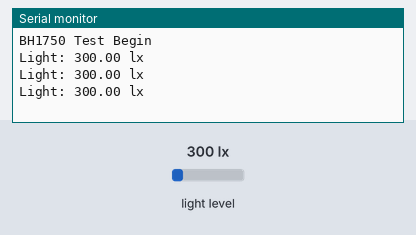
A sketch run on a simulated Arduino Uno, built with avr-gcc and run on an emulated ATmega328P. On the bench: the last lines printed to the serial monitor. Inputs (shaded band) come from the test bench; at power-on: light level 300 lx.

Above: at 1.3 s.
1.4 s: light level set to 40 lx
At 1.9 s:
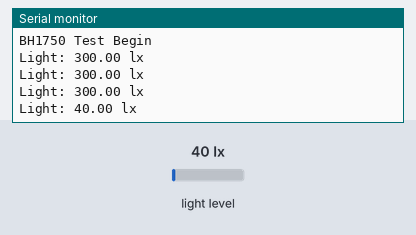
2.9 s: light level set to 500 lx
At 3.4 s:
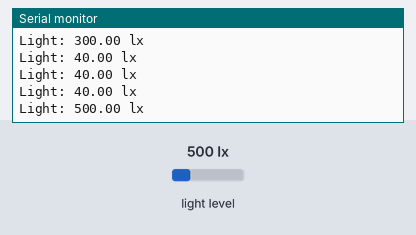
Timing chart, 0 to 5.9 s (numbered marks = the images above; inputs shaded):
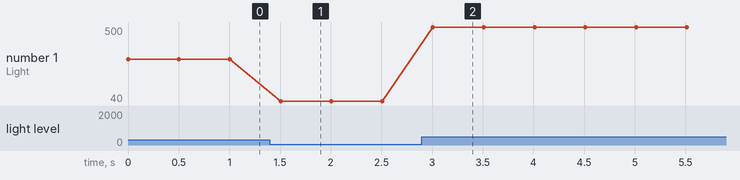

Measured:
- after the input at 1.4 s, the serial monitor: prints a new line after 0.10 s (image 1)
- after the input at 2.9 s, the serial monitor: prints a new line after 0.11 s (image 2)
- plotted number 1: 300 → 40 after the input at 1.4 s, 40 → 500 after the input at 2.9 s

The sketch:

BH1750.ino
```cpp
#include <Wire.h>
#include <BH1750.h>

BH1750 Sensor;

void setup() {
  Serial.begin(115200);
  Wire.begin();
  Sensor.begin();
  Serial.println(F("BH1750 Test Begin"));

}

void loop() {
  float lux = Sensor.readLightLevel();
  Serial.print("Light: ");
  Serial.print(lux);
  Serial.println(" lx");
  delay(500);

}
```
